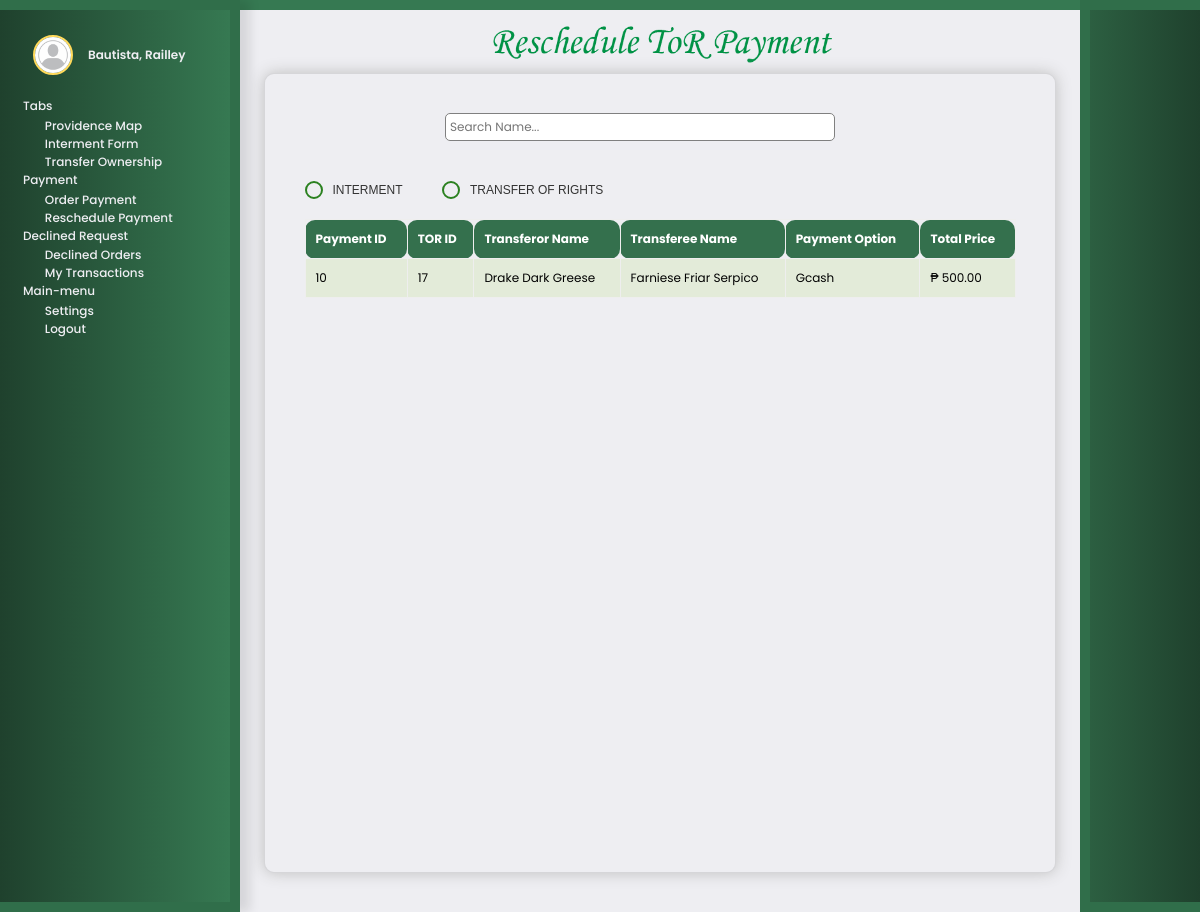
The app's page /customer_reschedule_tor_payment.php?Id=2 with its own data.
### tables this page shows
CREATE TABLE `tbl_accounts` (
  `ACCOUNT_ID` int(11) NOT NULL,
  `NAME` varchar(50) NOT NULL,
  `EMAIL` varchar(100) NOT NULL,
  `LASTNAME` varchar(100) NOT NULL,
  `FIRSTNAME` varchar(100) NOT NULL,
  `MIDDLENAME` varchar(100) NOT NULL,
  `PASSWORD` varchar(50) NOT NULL,
  `CONTACT` varchar(50) NOT NULL,
  `ADDRESS` longtext NOT NULL,
  `POSITION` varchar(60) NOT NULL,
  `PROFILE` varchar(100) NOT NULL
);

CREATE TABLE `payment_tor` (
  `ID` int(11) NOT NULL,
  `STATUS` varchar(100) NOT NULL,
  `TOR_ID` int(11) NOT NULL,
  `ACCOUNT_ID` int(100) NOT NULL,
  `FRONTDESK_ID` int(100) NOT NULL,
  `PAYMENT_OPTION` varchar(100) NOT NULL,
  `TOTAL_PRICE` varchar(255) NOT NULL
);

CREATE TABLE `transfer_of_rights` (
  `ID` int(11) NOT NULL,
  `CUSTOMER_ID` int(11) NOT NULL,
  `STATUS` varchar(100) NOT NULL,
  `TRANSFEROR_NAME` varchar(1000) NOT NULL,
  `TRANSFEROR_STATUS` varchar(100) NOT NULL,
  `TRANSFEROR_SPOUSE` varchar(1000) NOT NULL,
  `TRANSFEROR_ADDRESS` varchar(1000) NOT NULL,
  `TRANSFEREE_NAME` varchar(1000) NOT NULL,
  `TRANSFEREE_STATUS` varchar(100) NOT NULL,
  `TRANSFEREE_SPOUSE` varchar(1000) NOT NULL,
  `TRANSFEREE_ADDRESS` varchar(1000) NOT NULL,
  `LOCATION_ID` int(11) NOT NULL,
  `LOT_DESCRIPTION` varchar(1000) NOT NULL,
  `TYPE_OF_LOT` varchar(100) NOT NULL,
  `CONTRACT_PRICE` varchar(1000) NOT NULL,
  `DATE_OF_TRANSFER` varchar(100) NOT NULL,
  `DAY_OF_TRANSFER` varchar(100) NOT NULL,
  `TIME_OF_TRANSFER` varchar(1000) NOT NULL,
  `PAYMENT_OPTION` varchar(40) NOT NULL,
  `TRANSFEROR_FILE1` varchar(1000) NOT NULL,
  `TRANSFEROR_FILE2` varchar(1000) NOT NULL,
  `TRANSFEREE_FILE1` varchar(1000) NOT NULL,
  `TRANSFEREE_FILE2` varchar(1000) NOT NULL,
  `TOR_PDF` varchar(100) NOT NULL,
  `TOTAL_PRICE` varchar(100) NOT NULL
);

### customer_reschedule_tor_payment.php (the view, shortened to what this page needs)
<!DOCTYPE html>
<html>
<head>
    <link rel="stylesheet" href="customerintermentpayment.css">
    <link rel="stylesheet" href="customerintermentpayment_mediaquery.css">
    <link rel="stylesheet" href="customersidebar.css" type="text/css" />
</head>
<?php
include 'dbconnection.php';
$account_id = isset($_GET['Id']) ? intval($_GET['Id']) : 0;
if ($account_id > 0) {
    $query = "SELECT * FROM tbl_accounts WHERE ACCOUNT_ID = ?";
    $stmt = $conn->prepare($query);
    $stmt->bind_param("i", $account_id);
    $stmt->execute();
    $result = $stmt->get_result();
    if ($result->num_rows > 0) {
        $account = $result->fetch_assoc();
    } else {
        echo "Account not found.";
        exit;
    }
} else {
    echo "Invalid account ID.";
    exit;
}
?>
<div class="toggle-btn">
</div>
<body>
<?php
 include "customeraside.php";
 ?>
    <div class="internmentform">
    <h1><img src="pictures/rescheduleTORpayment.png" alt=""></h1>
<div class="detailstable">
<div class="search-bar">
        <input type="text" id="search-input" placeholder="Search Name..." onkeyup="filterTable()">
        <button type="button" onclick="filterTable()"><ion-icon name="search-outline"></ion-icon></button>
    </div>
<div class="radiotransfer">
    <label>
        <input type="radio" name="pageSelection" id="interment" onclick="navigatePage()"> INTERMENT
    </label>
    <label>
        <input type="radio" name="pageSelection" id="transferOfRights" onclick="navigatePage()"> TRANSFER OF RIGHTS
    </label>
</div>
<?php
include "dbconnection.php";
$sql = "SELECT * FROM payment_tor where STATUS ='reschedule payment'";
$result = mysqli_query($conn, $sql);
echo "
<center>
<table border=1 id='product-table'>
    <thead>
        <tr>
            <th>Payment ID</th>
            <th>TOR ID</th>
            <th>Transferor Name</th>
            <th>Transferee Name</th>
            <th>Payment Option</th>
            <th>Total Price</th>
        </tr>
    </thead>
    <tbody>
";
while ($row = mysqli_fetch_assoc($result)) {
    $INTERMENTID = $row['TOR_ID'];
    $reschedule_fee_query = "SELECT PRICE FROM interment_price WHERE NAME = 'reschedule fee'";
    $reschedule_fee_result = $conn->query($reschedule_fee_query);
    if ($reschedule_fee_result && $reschedule_fee_result->num_rows > 0) {
        $reschedule_fee_row = $reschedule_fee_result->fetch_assoc();
        $reschedule_fee = $reschedule_fee_row['PRICE'];
    } else {
        $reschedule_fee = 500;
    }
    $transferQuery = "SELECT TRANSFEROR_NAME, TRANSFEREE_NAME FROM transfer_of_rights WHERE ID = $INTERMENTID";
    $transferResult = mysqli_query($conn, $transferQuery);
    if ($transferResult && mysqli_num_rows($transferResult) > 0) {
        $transferRow = mysqli_fetch_assoc($transferResult);
        $transferorName = $transferRow['TRANSFEROR_NAME'];
        $transfereeName = $transferRow['TRANSFEREE_NAME'];
    } else {
        echo "Error fetching transfer details: " . mysqli_error($conn);
        continue;
    }
    echo "
    <tr class='clickable-row' data-href='customer_reschedule_tor_payment_details.php?id=" . htmlspecialchars($row['ID']) . "&account_id=" . htmlspecialchars($account_id) . "'>
        <td>" . htmlspecialchars($row['ID']) . "</td>
        <td>" . htmlspecialchars($row['TOR_ID']) . "</td>
        <td>" . htmlspecialchars($transferorName) . "</td>
        <td>" . htmlspecialchars($transfereeName) . "</td>
        <td>" . htmlspecialchars($row['PAYMENT_OPTION']) . "</td>
        <td>₱ " . number_format($reschedule_fee, 2) . "</td>
    </tr>";
}
echo "
    </tbody>
</table>
</center>
";
?>
</div>
</div>
    <div class="rightbackground">
        <model-viewer id="myModelViewer" src="3dmodels/accountlogorevised.gltf" alt="A 3D model of a walking character"
            shadow-intensity="0.5" ar animation-name="animation_name" autoplay="speed: 0.5"
            class="providence3dlogo" camera-orbit="180deg 90deg 150m">
        </model-viewer>
        <model-viewer id="myModelViewer" src="3dmodels/LOTOWNERTEXT.gltf" alt="A 3D model of a walking character"
            shadow-intensity="3" ar animation-name="animation_name" autoplay="speed: 0.5"
            class="admintext3d" camera-orbit="10deg 90deg 300m" camera-controls>
        </model-viewer>
    </div>
</body>
</html>

### customeraside.php
<aside class="sidebar">
	<div class="logo">
    <?php
    if(empty($account['PROFILE'])) {
        $default_profile_photo = "defaultprofile.jpeg";
        echo '<img src="profilepics/' . $default_profile_photo . '" alt="logo">';
    } else {
        echo '<img src="profilepics/' . htmlspecialchars($account['PROFILE']) . '" alt="logo">';
    }
    ?>
    <h2><?php echo htmlspecialchars($account['LASTNAME'] . ', ' . $account['FIRSTNAME']); ?></h2>
    </div>
        <div class="wrapper">
		<ul class="links">
            <ul>
                <h4>Tabs</h4>
                <li>
                    <span class="material-symbols-outlined"><ion-icon name="folder-outline"></ion-icon></span>
                    <a href="customermap.php?Id=<?php echo urlencode($_GET['Id']); ?>">Providence Map</a>
                </li>
                <li>
                    <span class="material-symbols-outlined"><ion-icon name="document-outline"></ion-icon></span>
                    <a href="intermentform.php?Id=<?php echo urlencode($_GET['Id']); ?>">Interment Form</a>
                </li>
                <li>
                    <span class="material-symbols-outlined"><ion-icon name="send-outline"></ion-icon></span>
                    <a href="transferownership.php?Id=<?php echo urlencode($_GET['Id']); ?>">Transfer Ownership</a>
                </li>
                <h4>Payment</h4>
                <li>
                    <span class="material-symbols-outlined"><ion-icon name="cash-outline"></ion-icon></span>
                    <a href="customerintermentpayment.php?Id=<?php echo urlencode($_GET['Id']); ?>">Order Payment</a>
                </li>
                <li>
                    <span class="material-symbols-outlined"><ion-icon name="calendar-number-outline"></ion-icon></span>
                    <a href="customer_reschedule_intermentpayment.php?Id=<?php echo urlencode($_GET['Id']); ?>">Reschedule Payment</a>
                </li>
                <h4>Declined Request</h4>
                <li>
                    <span class="material-symbols-outlined"><ion-icon name="alert-outline"></ion-icon></span>
                    <a href="customer_declinedinterment.php?Id=<?php echo urlencode($_GET['Id']); ?>">Declined Orders</a>
                </li>
                <li>
                    <span class="material-symbols-outlined"><ion-icon name="file-tray-full-outline"></ion-icon></span>
                    <a href="customertransaction.php?Id=<?php echo urlencode($_GET['Id']); ?>">My Transactions</a>
                </li>
                <h4>Main-menu</h4>
                <li>
				<span class="material-symbols-outlined"><ion-icon name="settings-outline"></ion-icon></span>
                    <a href="accountsettings.php?Id=<?php echo urlencode($_GET['Id']); ?>">Settings</a>
                </li>
                <li class="logout-link">
				<span class="material-symbols-outlined"><ion-icon name="log-out-outline"></ion-icon></span>
                    <a href="index.php">Logout</a>
                </li>
            </ul>
        </div>
    </aside>

### customerintermentpayment_mediaquery.css (style rules this page uses)
:root { --darkgreen:#16423C; --green:#3da542; --semidarkgreen:#266529; --lightgreen:#7fd175; --black:#343131; --lightblack:#CACACA; --pureblack:#191919; --white:#eeeef2; --khaki:#FFF5E0; --yellow:#FFD95A; }
@media (max-width: 1680px) { .radiotransfer label { font-size: 16px; } }
@media (max-width: 1680px) { table { font-size: 16px; } }
@media (max-width: 1680px) { .internmentform { padding-left: 2%; padding-right: 2%; } }
@media (max-width: 1440px) { .radiotransfer label { font-size: 14px; } }
@media (max-width: 1440px) { table { font-size: 14px; } }
@media (max-width: 1440px) { .internmentform { padding-left: 2%; padding-right: 2%; } }
@media (max-width: 1280px) { .radiotransfer label { font-size: 12px; } }
@media (max-width: 1280px) { table { font-size: 12px; } }
@media (max-width: 1280px) { .internmentform { padding-left: 2%; padding-right: 2%; } }
@media (max-width: 1280px) { .search-bar input { padding: 4px; width: 50%; font-size: 12px; } }
@media (max-width: 1280px) { .search-bar button { font-size: 20px; } }

### customersidebar.css (style rules this page uses)
:root { --darkgreen:#16423C; --green:#3da542; --semidarkgreen:#266529; --lightgreen:#7fd175; --black:#343131; --lightblack:#CACACA; --pureblack:#191919; --white:#eeeef2; --khaki:#FFF5E0; --yellow:#FFD95A; }
@media (max-width: 1760px) { .logo img { width: 57px; height: 57px; } }
@media (max-width: 1760px) { .logo h2 { font-size: 16px; } }
@media (max-width: 1760px) { .sidebar .links { font-size: 16px; margin-top: 0%; } }
@media (max-width: 1600px) { .logo img { width: 55px; height: 55px; } }
@media (max-width: 1600px) { .logo h2 { font-size: 15px; } }
@media (max-width: 1600px) { .sidebar .links { font-size: 15px; margin-top: 0%; } }
@media (max-width: 1366px) { .logo { width: 80%; } }
@media (max-width: 1366px) { .logo img { width: 45px; height: 45px; } }
@media (max-width: 1366px) { .logo h2 { font-size: 14px; } }
@media (max-width: 1366px) { .sidebar { padding-left: 0; } }
@media (max-width: 1366px) { .wrapper { width: 80%; margin-top: 5%; } }
@media (max-width: 1366px) { .sidebar .links { font-size: 14px; margin-top: 0%; padding: 0; width: 100%; } }
@media (max-width: 1366px) { .sidebar .logo { color: #eeeef2; display: flex; align-items: center; padding: 25px 10px 15px; margin-bottom: 1%; } }
@media (max-width: 1366px) { .links h4 { margin-bottom: 1%; } }
@media (max-width: 1366px) { .links li a { padding: 0%; text-align: left; } }
@media (max-width: 1366px) { .links li { padding: 0%; width: 100%; } }
@media (max-width: 1366px) { .links li span { margin-right: 1%; padding-top: 4%; padding-bottom: 4%; transition: all 0.3s ease; } }
@media (max-width: 1280px) { .logo { width: 80%; } }
@media (max-width: 1280px) { .logo img { width: 40px; height: 40px; } }
@media (max-width: 1280px) { .logo h2 { font-size: 12px; } }
@media (max-width: 1280px) { .sidebar { padding-left: 0; } }
@media (max-width: 1280px) { .wrapper { width: 80%; margin-top: 2%; } }
@media (max-width: 1280px) { .sidebar .links { font-size: 12px; margin-top: 0%; padding: 0; width: 100%; } }
@media (max-width: 1280px) { .sidebar .logo { color: #eeeef2; display: flex; align-items: center; padding: 25px 10px 15px; margin-bottom: 1%; } }
@media (max-width: 1280px) { .links h4 { margin-bottom: 1%; } }
@media (max-width: 1280px) { .links li a { padding: 0%; text-align: left; } }
@media (max-width: 1280px) { .links li { padding: 0%; width: 100%; } }
@media (max-width: 1280px) { .links li span { margin-right: 1%; padding-top: 4%; font-size: 13px; padding-bottom: 4%; transition: all 0.3s ease; } }

### records on screen
tbl_accounts: LASTNAME+FIRSTNAME "Bautista, Railley"
payment_tor: ID "10", TOR_ID "17", transfer_of_rights.TRANSFEROR_NAME "Drake Dark Greese", transfer_of_rights.TRANSFEREE_NAME "Farniese Friar Serpico", PAYMENT_OPTION "Gcash", reschedule_fee "500.00"
